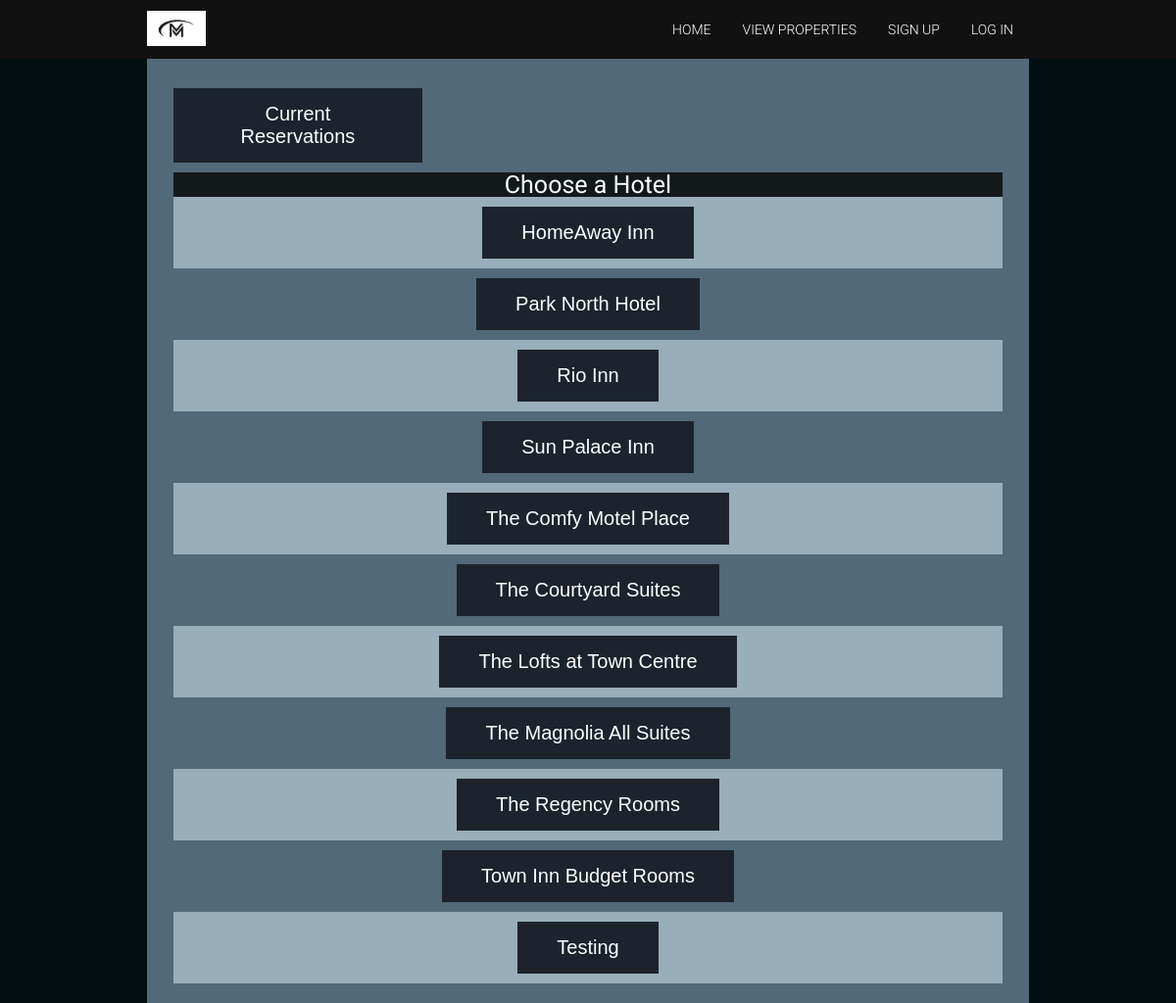
The page /reserve.php on the database its author committed.
### tables this page shows
CREATE TABLE `hotels` (
  `hotelId` int(100) NOT NULL,
  `hotelName` varchar(50) NOT NULL,
  `numRoomS` int(100) NOT NULL,
  `numRoomQ` int(100) DEFAULT NULL,
  `numRoomK` int(100) DEFAULT NULL,
  `standardPrice` float NOT NULL,
  `queenPrice` float DEFAULT NULL,
  `kingPrice` float DEFAULT NULL,
  `weekendDiff` float NOT NULL
);

### reserve.php (the view, shortened to what this page needs)
<?php
  include_once 'includes/dbh.inc.php';
?>
<!DOCTYPE html>
<html lang="en" dir="ltr">
  <head>
    <link rel="stylesheet" href="css/reset.css">
    <link rel="stylesheet" href="css/style.css">
  </head>
  <body>
    <nav>
      <div class="wrapper">
        <a href="index.php"><img src="img/Miago Logo.jpg" width="1000px"alt="Miago logo"></a>
        <ul>
          <li><a href="index.php">Home</a></li>
          <li><a href="ViewProps.php">View Properties</a></li>
          <?php
            if (isset($_SESSION["useruid"]) && ($_SESSION["isAdmin"] == 0)) {
              echo "<li><a href='profile.php'>Profile Page</a></li>";
              echo "<li><a href='reserve.php'>Make a Reservation</a></li>";
              echo "<li><a href='logout.php'>Logout</a></li>";
            }
            else if(isset($_SESSION["useruid"]) && ($_SESSION["isAdmin"] == 1))
            {
              echo "<li><a href='adminProfile.php'>Admin Page</a></li>";
              echo "<li><a href='logout.php'>Logout</a></li>";
            }
            else {
              echo "<li><a href='userSignUp.php'>Sign up</a></li>";
              echo "<li><a href='userLogin.php'>Log in</a></li>";
            }
          ?>
        </ul>
      </div>
    </nav>
<div class="wrapper">
  <section class="signup-form">
    <form action="userReservations.php" method="post">
      <?php
      if($_SESSION["isAdmin"] != 1)
      {
        echo "<button type=submit class=button name=seeReserve>Current Reservations</button>";
      }
      ?>
    </form>
    <table>
    <tr>
      <th>Choose a Hotel</th>
    </tr>
        <?php
          $sql = "SELECT * FROM hotels";
          $result = $conn->query($sql);
          $submit = "submit";
          $buttonType = "button";
          $prop = "reserveProp.php";
          $post = "post";
          if($result-> num_rows > 0)
          {
            while($row = $result-> fetch_assoc())
            {
              echo "<form action=". $prop . " method=". $post . ">";
              echo "<tr><td><button type=" . $submit . " name=" . $row["hotelId"] . " class=" . $buttonType . ">" . $row["hotelName"] . "</button></td></tr>";
              echo "</form>";
            }
          }
          else
          {
            echo "0 results";
          }
        ?>
  </table>
</section>

### css/style.css (style rules this page uses)
body { background-color: rgb(1, 15, 17); }
.wrapper { width: 900px; margin: 0 auto; }
table { border-collapse: collapse; width: 100%; color: black; font-size: 25px; font-family: 'Roboto', sans-serif; text-align: center; vertical-align: middle; }
th { font-family: 'Roboto', sans-serif; background-color: rgb(19, 25, 27); color: white; width: 20%; }
td { text-align: center; width: 20%; vertical-align: middle; }
tr:nth-child(even) { background-color: rgb(152, 174, 187) }
nav { width: 100%; height: 60px; background-color: #111111; }
nav .wrapper { height: 100%; display: flex; justify-content: space-between; align-items: center; }
nav img { width: 60px; }
nav ul li { list-style: none; float: left; }
nav ul li a { font-family: 'Roboto', sans-serif; font-weight: 300; font-size: 14px; color: #ffffff; text-decoration: none; padding: 0 16px; text-transform: uppercase; }
section { background-color: rgb(81, 105, 121); width: 94%; padding: 20px 3%; width: auto; height: auto; }
.signup-form form { width: 30%; text-align: center; }
.signup-form form button { display: block; padding: 15px 35px; margin: 10px auto; cursor: pointer; }
.button { background-color: #1c232c; border: none; margin-top: 10px; margin-bottom: 10px; justify-content: normal; color: white; padding: 15px 40px; text-decoration: none; font-size: 20px; text-align: center; vertical-align: middle; }

### rows shown on the page
hotels: hotelName "HomeAway Inn"
hotels: hotelName "Park North Hotel"
hotels: hotelName "Rio Inn"
hotels: hotelName "Sun Palace Inn"
hotels: hotelName "The Comfy Motel Place"
hotels: hotelName "The Courtyard Suites"
hotels: hotelName "The Lofts at Town Centre"
hotels: hotelName "The Magnolia All Suites"
hotels: hotelName "The Regency Rooms"
hotels: hotelName "Town Inn Budget Rooms"
hotels: hotelName "Testing"
